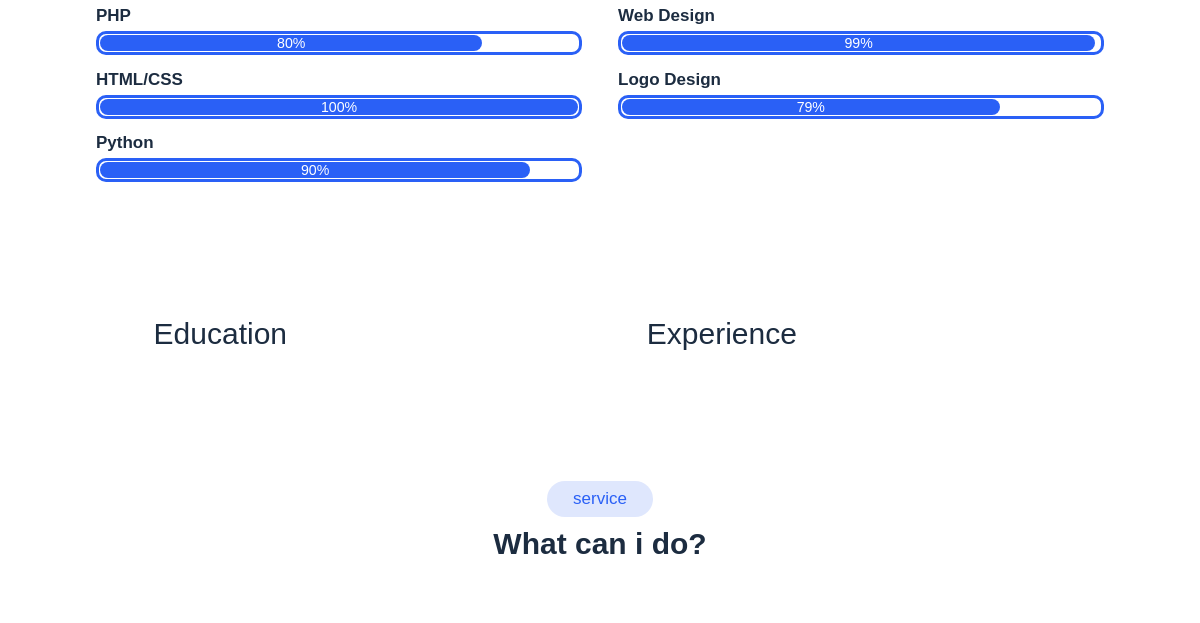
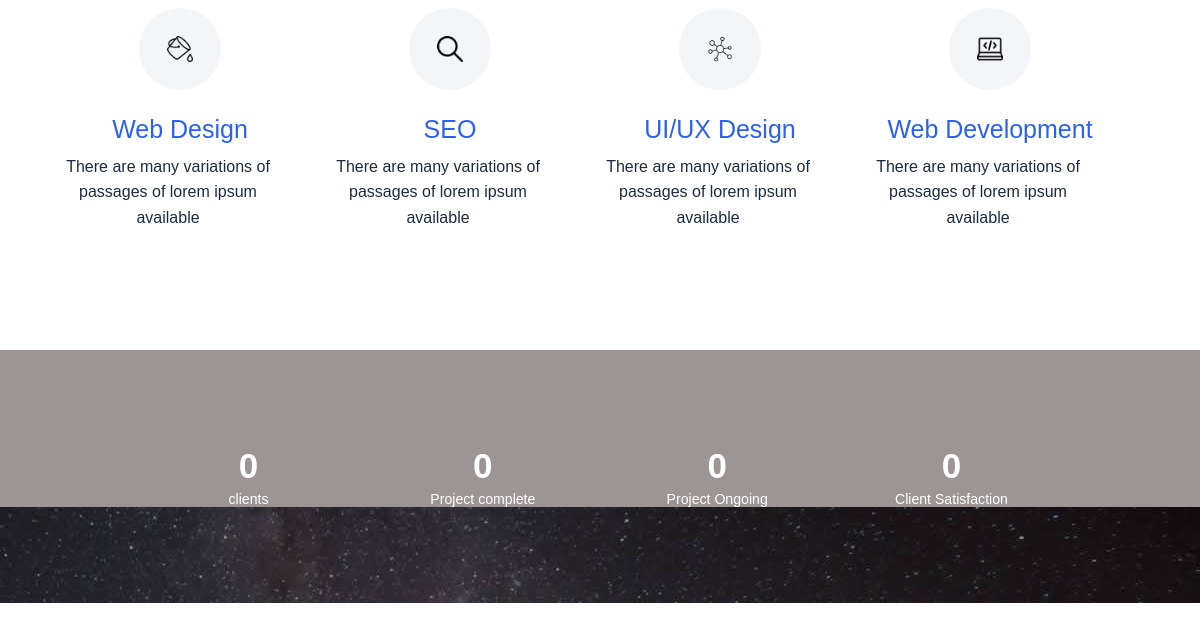
The app's page / (middle part), older data (2 pictures, top to bottom).
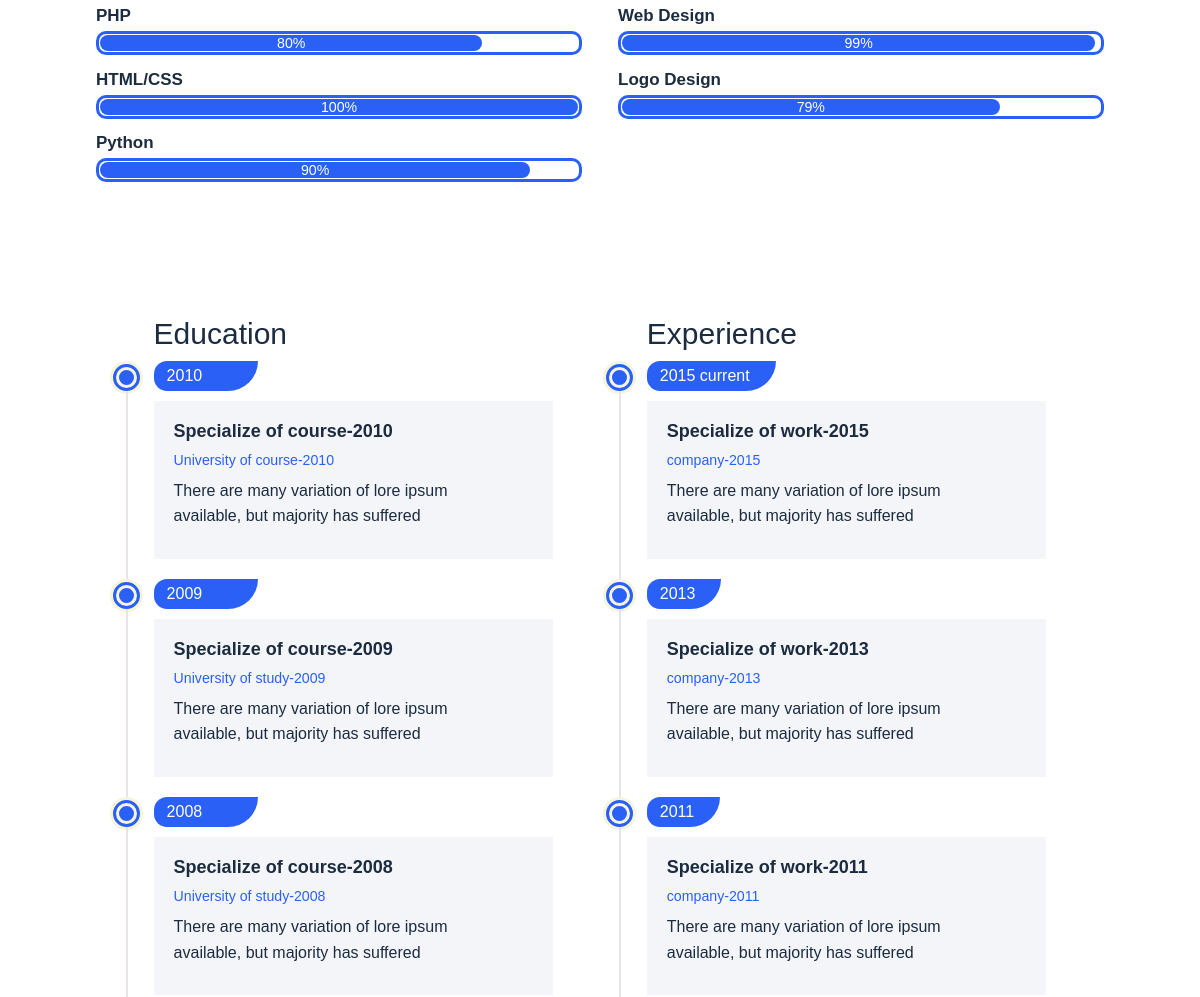
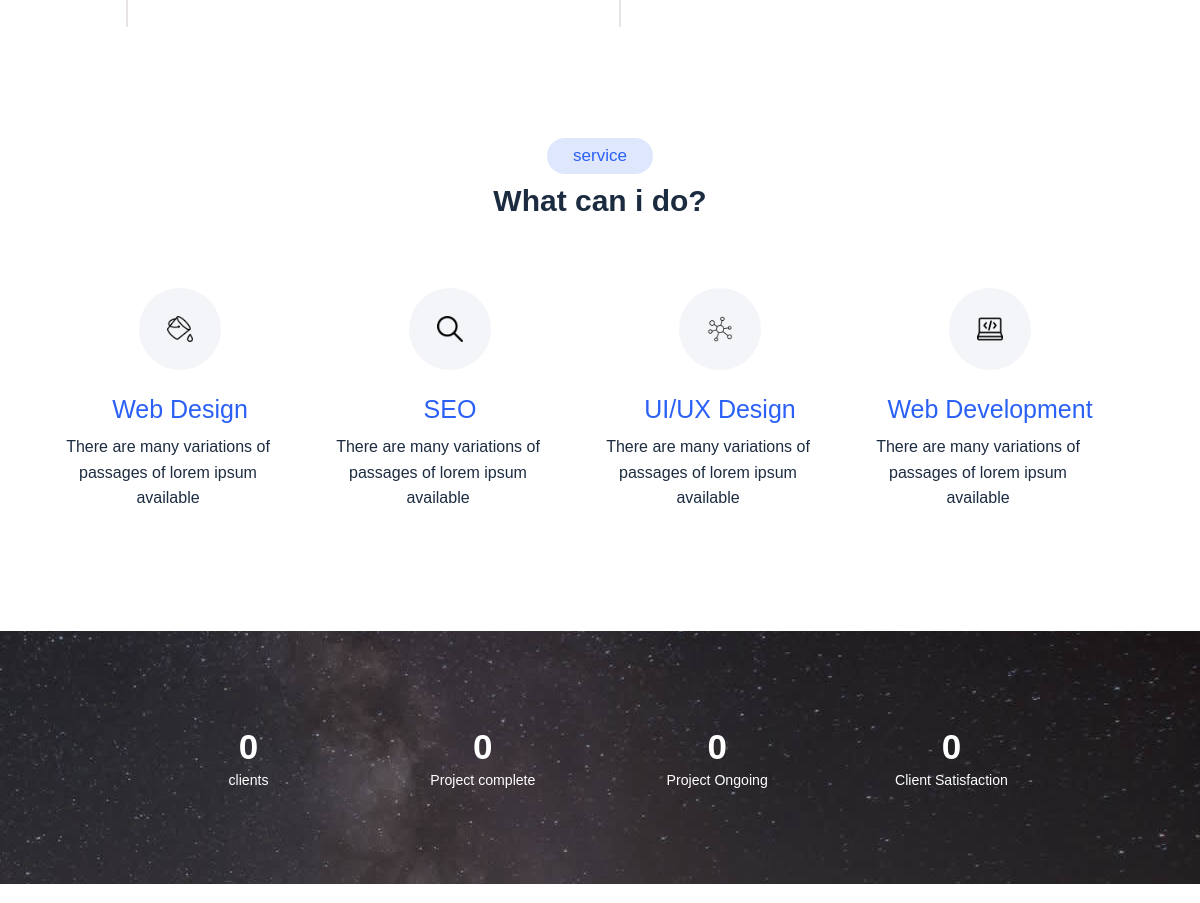
The same page, newer data (2 pictures, top to bottom).
### user/models.py (models this page shows, shortened)
class SkillItems(models.Model):
    skill = models.ForeignKey("user.Skill",on_delete=models.CASCADE)
    rating = models.CharField(max_length=125)
    item = models.CharField(max_length=125)
    class Meta:
        ordering = ["id"]

class Education(models.Model):
    year = models.CharField(max_length=125)
    course = models.CharField(max_length=125)
    university = models.CharField(max_length=125)
    description = models.TextField(max_length=125)
    class Meta:
        ordering = ["id"]

class Experience(models.Model):
    year = models.CharField(max_length=125)
    work = models.CharField(max_length=125)
    company = models.CharField(max_length=125)
    description = models.TextField(max_length=125)
    class Meta:
        ordering = ["id"]

### web/views.py (the view)
# urls.py: path("", index, name="index")
def index(request):
    profiles = Profile.objects.all()
    addresses = Address.objects.all()
    skills = Skill.objects.all()
    skillitems = SkillItems.objects.all()
    educations = Education.objects.all()
    experiences = Experience.objects.all()
    testimonials = Testimonial.objects.all()
    contacts = Contact.objects.all()
    subscribes = Subscribe.objects.all()
    service = Service.objects.all()
    category = Category.objects.all()
    project = Project.objects.all()
    clients = Client.objects.all()
    client_count = Client.objects.all().count
    project_complete = project.filter(is_completed=True).count()
    project_ongoing = project.filter(is_completed=False).count()
    client_satisfied = project.filter(is_satisfied=True).count()
    context = {
        "profiles" : profiles,
        "addresses" : addresses,
        "skills" : skills,
        "skillitems" : skillitems,
        "educations" : educations,
        "experiences" : experiences,
        "clients" : clients,
        "client_count" : client_count,
        "project_complete" : project_complete,
        "project_ongoing" : project_ongoing,
        "client_satisfied" : client_satisfied,
        "testimonials" : testimonials,
        "contacts" : contacts,
        "subscribes" : subscribes,
        "service" : service,
        "category" : category,
        "project" : project
    }
    return render(request,"index.html", context=context)

### templates/index.html (shortened to what the changed rows need)
<html lang="en">
<head>
    {% load static %}
    <link rel="stylesheet" href="{% static 'css/style.css' %}" type="text/css" />
</head>
<body>
    <section id="myskills">
        <section class="wrapper">
                <section class="container">
                    {% for skill in skills %}
                    <div class="left">
                        <div class="item">
                            {% for skillitem in skillitems %}
                            {% if skillitem.skill == skill %}
                            <h4>
                                {{skillitem.item}}
                            </h4>
                            <div class="skillbar">
                                <div class="percentage" style="width: {{skillitem.rating}};">
                                    <small>
                                        {{skillitem.rating}}
                                    </small>
                                </div>
                            </div>
                            {% endif %}
                            {% endfor %}
                        </div>
                    </div>
                    {% endfor %}
                </section>
        </section>
    </section>
    <section id="education">
        <section class="wrapper">
            <section class="items">
                <div class="left">
                    {% for education in educations %}
                    <div class="item">
                        <span class="current"><h2>{{education.year}}</h2></span>
                        <div class="content">
                            <h4>{{education.course}}</h4>
                            <small>{{education.university}}</small>
                            <p>{{education.description}}</p>
                        </div>
                    </div>
                    {% endfor %}
                </div>
                <div class="right">
                    {% for experience in  experiences %}
                    <div class="item">
                        <span class="current"><h2>{{experience.year}}</h2></span>
                        <div class="content">
                            <h4>{{experience.work}}</h4>
                            <small>{{experience.company}}</small>
                            <p>{{experience.description}}</p>
                        </div>
                    </div>
                    {% endfor %}
                </div>
            </section>
        </section>
    </section>
    <section id="service">
        <section class="wrapper">
            <h1>What can i do?</h1>
            <ul>
                <li>
                    <h2>Web Design</h2>
                </li>
                <li>
                    <h2>SEO</h2>
                </li>
                <li>
                    <h2>UI/UX Design</h2>
                </li>
                <li>
                    <h2>Web Development</h2>
                </li>
            </ul>
        </section>
    </section>
</body>
</html>

Row changes from the older to the newer data that the page shows:
added Education: year "2010", course "Specialize of course-2010", university "University of course-2010", description "There are many variation of lore ipsum available, but majority has suffered"
added Education: year "2009", course "Specialize of course-2009", university "University of study-2009", description "There are many variation of lore ipsum available, but majority has suffered"
added Education: year "2008", course "Specialize of course-2008", university "University of study-2008", description "There are many variation of lore ipsum available, but majority has suffered"
added Experience: year "2015 current", work "Specialize of work-2015", company "company-2015", description "There are many variation of lore ipsum available, but majority has suffered"
added Experience: year "2013", work "Specialize of work-2013", company "company-2013", description "There are many variation of lore ipsum available, but majority has suffered"
added Experience: year "2011", work "Specialize of work-2011", company "company-2011", description "There are many variation of lore ipsum available, but majority has suffered"
